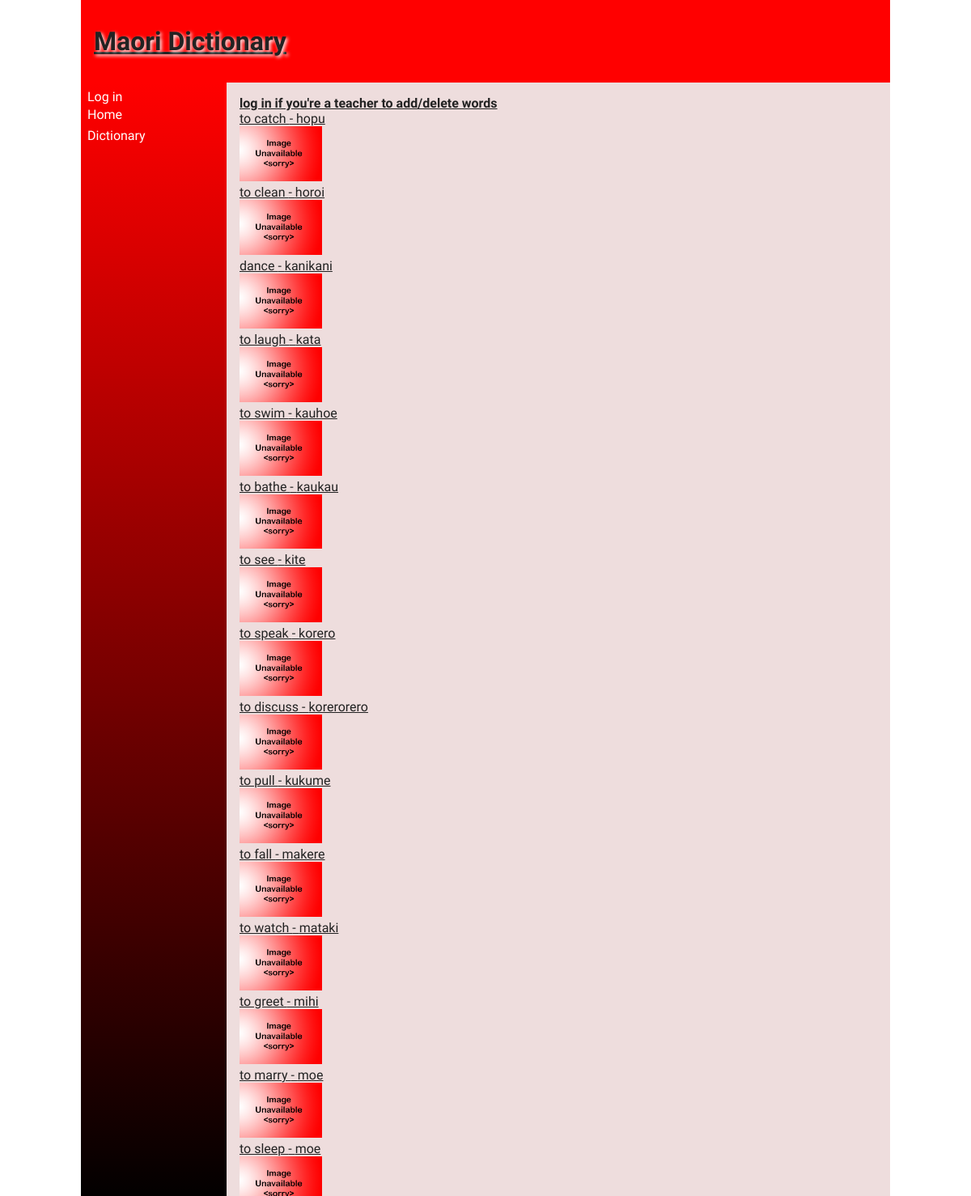
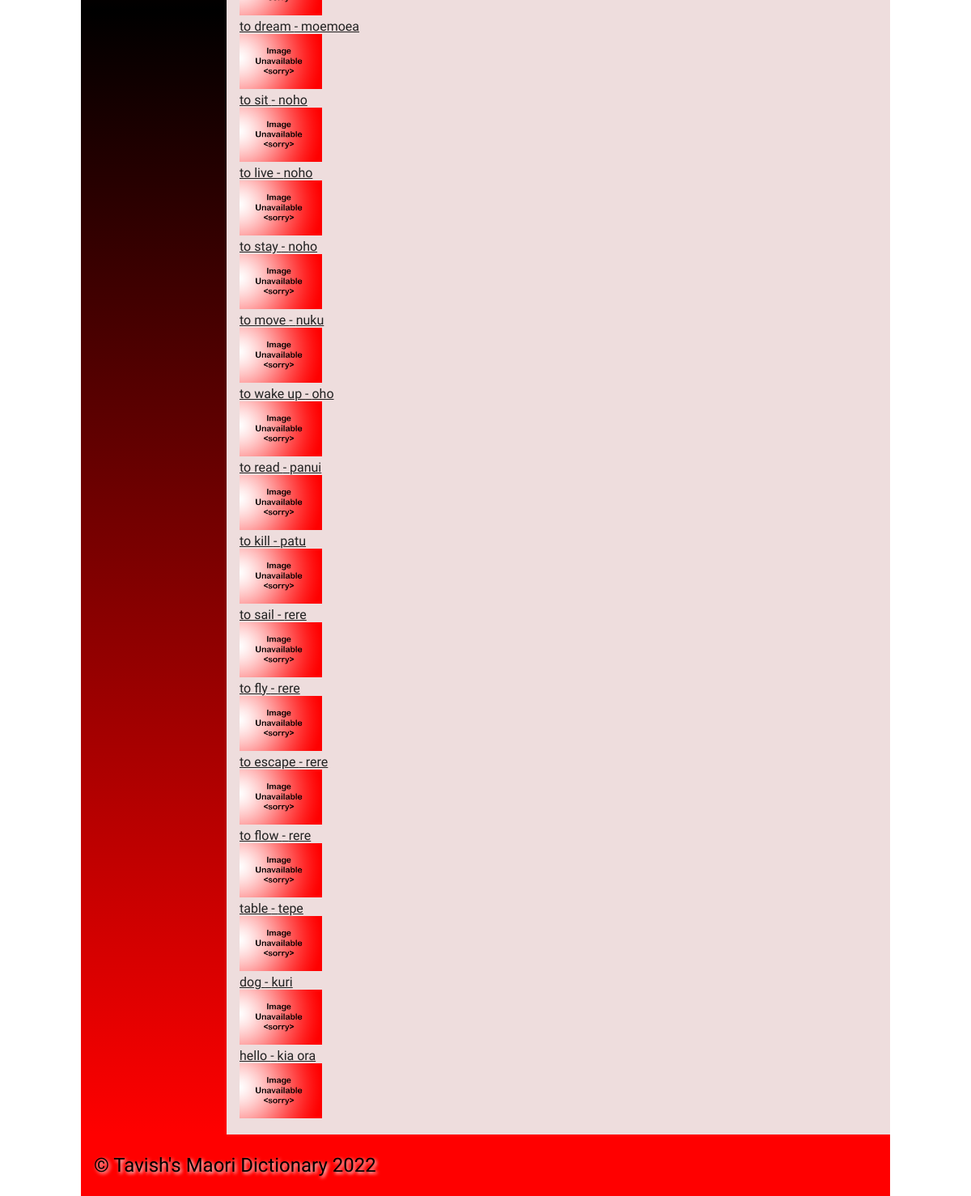
The page /dictionary on the database as committed earlier (2 pictures, top to bottom).
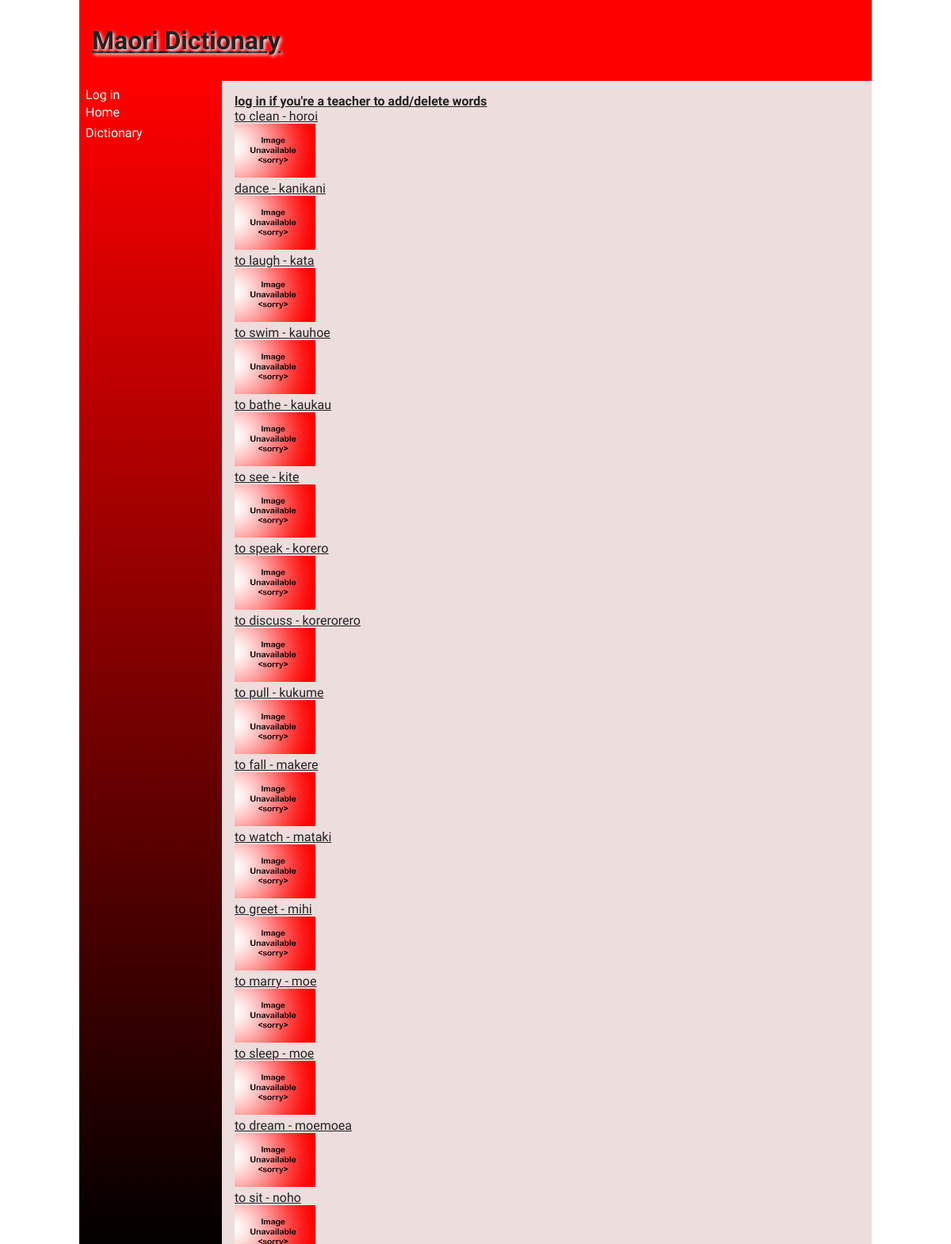
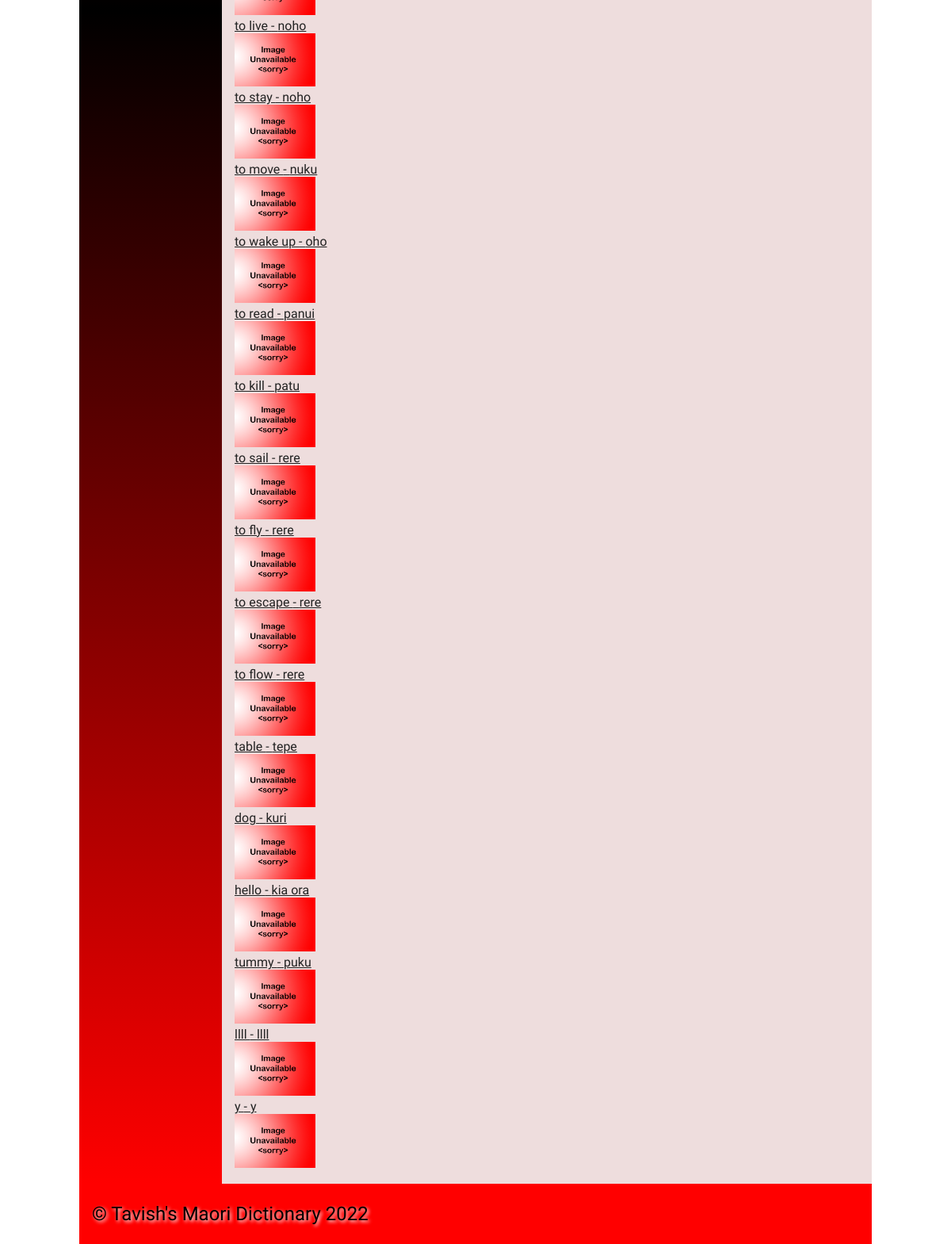
The same page on the database as committed later (2 pictures, top to bottom).
### tables this page shows
CREATE TABLE "words"
(
    id         integer
        constraint words_pk
            primary key autoincrement,
    english    varchar(30),
    maori      varchar(30),
    definition varchar(200),
    level      integer(2),
    image      varchar(15),
    userid     integer
        references users,
    timestamp  DATETIME
);

### app.py (the view)
@app.route('/dictionary', methods = ['GET', 'POST'])
def render_dictionary():
    con = create_connection(DB_NAME)
    query = "SELECT english, maori, image FROM words ORDER BY id" #initially displays all the words in english, and sorts them by id so that newly added words are shown at the bottom
    cur = con.cursor()
    cur.execute(query)
    words_list = cur.fetchall()
    con.close()
    return render_template("dictionary.html", words= words_list, logged_in = is_logged_in())

### app.py (called while the page is built)
def is_logged_in():
    if session.get('email') is None: #if email not entered, then user isn't logged in
        print('Not logged in')
        return False
    else:
        print('Logged in') #if email is entered then user is logged in
        return True

def create_connection(db_file):
   try:
       connection = sqlite3.connect(db_file)
       connection.execute('pragma foreign_keys=ON')
       return connection
   except Error as e:
       print(e)
   return None

### templates/dictionary.html (shortened to what this page needs)
{% extends "base.html" %}
{%block heading%}<a  href = "/"><strong> Maori Dictionary</strong></a> {% endblock %}
{% block main %}
<div class = "button-group">
    {% if logged_in %}
    <a  href = "/add_word"><strong> Add new words</strong></a>
    {% else %} <a href = "/login"> <strong>log in if you're a teacher to add/delete words</strong> </a>
    {% endif %}
</div>
<div id = "words">
{% for words in words %}
        <div class = "product-box">
           <ul><a href = "/words/{{words[0]}}"> {{words[0]}}  -  {{words[1]}}</a> </ul>
           <img class = "imgthumb" src= "/static/images/{{words[2] }}">
         {% endfor %}
</div>
</div>
{% endblock %}

### templates/base.html (shortened to what this page needs)
<!doctype html>
<html lang="en">
<head>
	<link href="{{ url_for('static', filename='css/style.css') }}" rel="stylesheet">
</head>
<body>
	<div id="container">
		<header>
			<h1>{% block heading %}{% endblock %}</h1>
		</header>
		<nav>
            {% if logged_in %}
                <a href="/logout">Log out</a>
            {% else %}
                <a href="/login">Log in</a>
            {% endif %}
			<ul>
                <li><a href="\">Home</a></li>
				<li><a href="\dictionary">Dictionary</a></li>
			</ul>
		</nav>
		<main>
            {% block main%}{% endblock %}
        </main>
		<footer>
			<p>
				&copy; Tavish's Maori Dictionary 2022
			</p>
		</footer>
	</div>
</body>
</html>

### static/css/style.css (style rules this page uses)
* { font-family: Comfortaa, sans-serif; margin: 0; padding: 0; box-sizing: border-box; }
#container { display: grid; grid-template-columns: 75px auto; grid-template-areas: 'nav header' 'main main' 'footer footer'; }
header { grid-area: header; background-color: #ff0000; padding: 1rem; }
nav { grid-area: nav; }
main { grid-area: main; padding: 1rem; background-color: #edd; }
h1, h2, h3, h4 { padding: 1rem 0; font-family: 'Suez One', serif; color: #000; text-shadow: 2px 2px 4px #fff; }
p { padding: 0.5rem 0; }
a { color: #222; }
img { width: 100%; }
.imgthumb { width: 13%; }
footer { grid-area: footer; padding: 1rem; background-color: #f00; }
footer p { color: #000; text-shadow: 2px 2px 4px #fff; font-size: 1.5rem; }
@media only screen and (min-width: 768px) { #container { grid-template-columns: 180px auto; grid-template-areas: 'header header' 'nav main' 'footer footer'; } }
@media only screen and (min-width: 768px) { nav { background: linear-gradient(180deg, rgba(255,0,0,1) 0%, rgba(0, 0, 0, 1) 50%, rgba(255,0,0,1) 100%); padding: 0.5rem; } }
@media only screen and (min-width: 768px) { nav ul { list-style: none; } }
@media only screen and (min-width: 768px) { nav li { padding: 0.2rem 0; } }
@media only screen and (min-width: 768px) { nav a { color: #fff; text-decoration: none; } }
@media only screen and (min-width: 1000px) { #container { width: 1000px; margin: auto; } }

Rows that differ between the two databases and show on the page:
removed words: english "to catch", maori "hopu", image (placeholder picture)
added words: english "tummy", maori "puku", image (placeholder picture)
added words: english "llll", maori "llll", image (placeholder picture)
added words: english "y", maori "y", image (placeholder picture)
